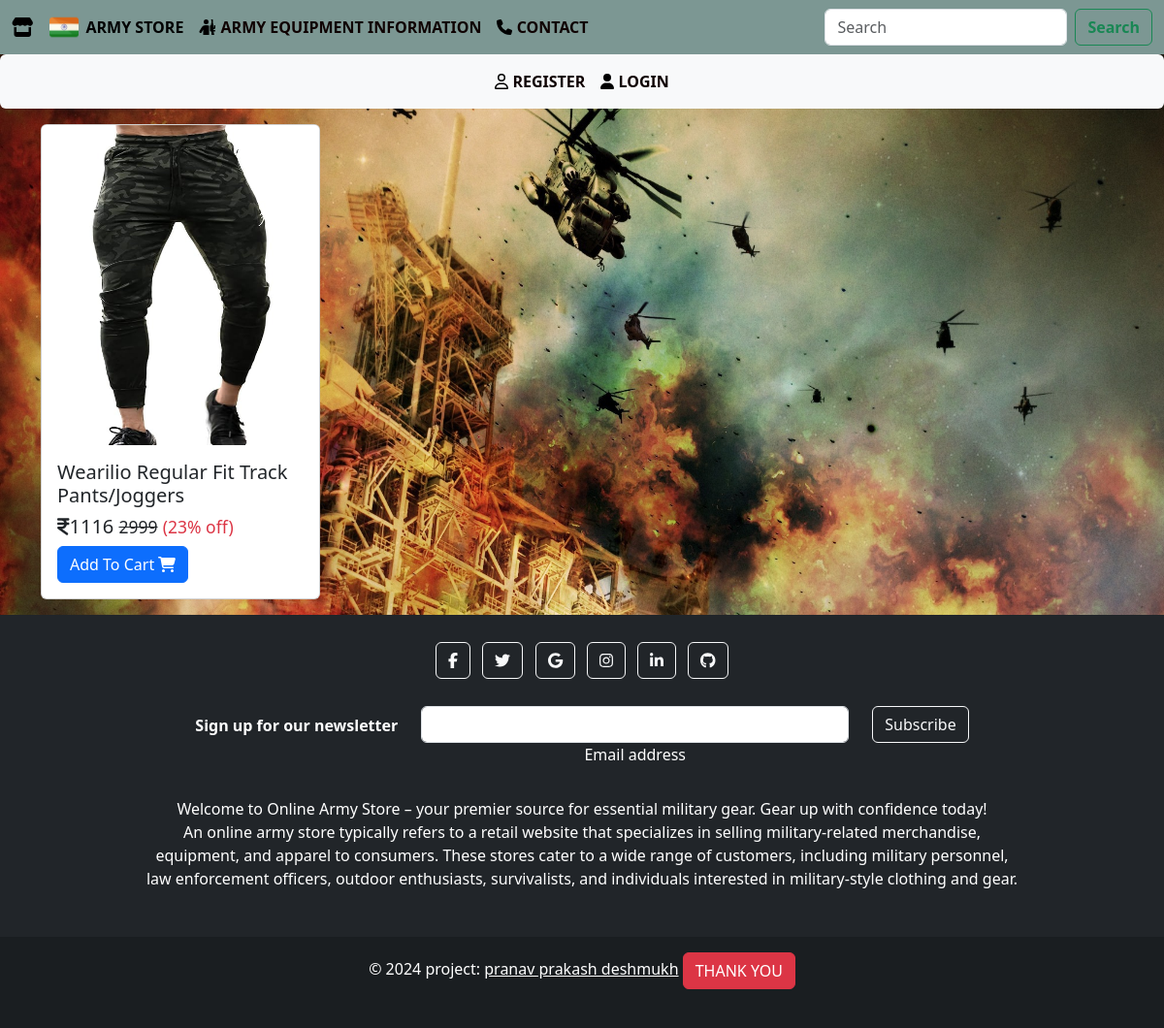
The page /pant on the database its author committed.
### army/models.py (models this page shows, shortened)
class Store(models.Model):
    CATEGORY_CHOICES = [
        ('TSHIRT', 'Tshirt'),
        ('PANT', 'pant'),
        ('SHOES', 'Shoes'),
        ('WATCH', 'Watch'),
        ('JACKET', 'jacket'),
        ('BAGS', 'Bags'),
    ]
    name = models.CharField(max_length=100)
    category = models.CharField(max_length=20, choices=CATEGORY_CHOICES)
    small_description=models.CharField(max_length=300)
    description=models.TextField()
    selling_price = models.IntegerField()
    discounted_price = models.IntegerField()
    percentage = models.IntegerField(default=0)
    price_and_quantity_total = models.IntegerField(default=0)
    Store_image =models.ImageField(upload_to='Store_images')  # As we are using image field we have to intall 'pillow'. And we have to Define MEDIA_URL in settings.py file so that all folder should save in media directory

### army/views.py (the view)
# urls.py: path('pant',views.PantView.as_view(),name='pant'),
class PantView(View):
    def get(self,request):
        pant = Store.objects.filter(category='PANT')
        return render(request,'pant.html',{'pant':pant})

### army/templates/pant.html (shortened to what this page needs)
{% extends "army.html" %}
{% load static %}
{% block content %}
<div class="container mr-3 ">
    <div class="row">
        {% for pa in pant %}
      <div class="col-sm-3 mb-3 mt-3">
        <div class="card " style="width: 18rem;">
          <img src="{{pa.Store_image.url}}" class="card-img-top" alt="...">
          <div class="card-body">
            <h5 class="card-title">{{pa.name}}</h5>
            <h5 class="font-weight-bold text-dark "><i class="fa-solid fa-indian-rupee-sign"></i>{{pa.discounted_price}} <small class="fw-light rupee">{{pa.selling_price}}</small> <small class="text-danger">(23% off)</small></h5>
            <a href="{% url "storedetails" pa.id %}" class="btn btn-primary">Add To Cart <i class="fa-solid fa-cart-shopping"></i></a>
          </div>
        </div>
      </div>
      {% endfor %}
    </div>
</div>
{% endblock content %}

### army/static/army/css/army.css (style rules this page uses)
.card-img-top { height: 330px; }
.rupee ,.cart-selling-price { text-decoration:line-through; }

### rows shown on the page
Store: Store_image (picture), name "Wearilio Regular Fit Track Pants/Joggers", discounted_price "1116", selling_price "2999"
